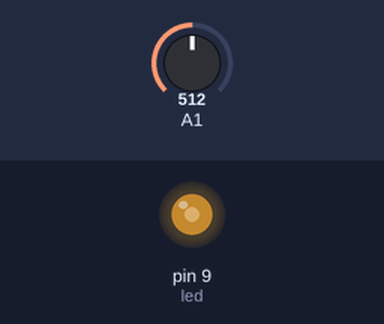
Bench run of a sketch on a simulated Arduino Uno, built with avr-gcc and run on an emulated ATmega328P. Shown: output pins drawn as LEDs (lit = HIGH). The test bench sets the inputs (shaded band); at power-on: A1 = 512.

Above: at 1.2 s.
1.3 s: A1 set to 306
At 1.9 s:
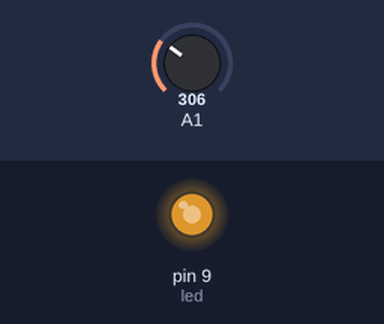
2.8 s: A1 set to 122
At 3.1 s:
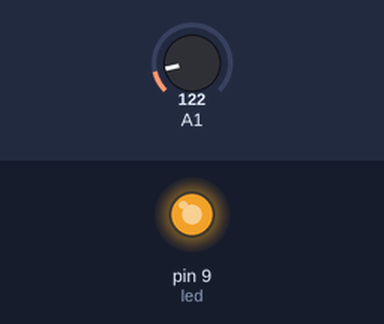
4.3 s: A1 set to 900
At 5.5 s:
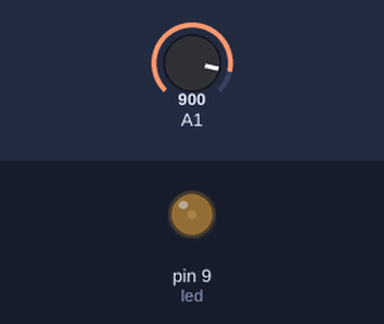
5.8 s: A1 set to 1023
At 6.9 s:
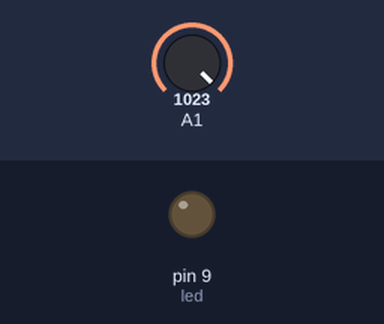
Timing chart, 0 to 8.3 s (numbered marks = the images above; inputs shaded):
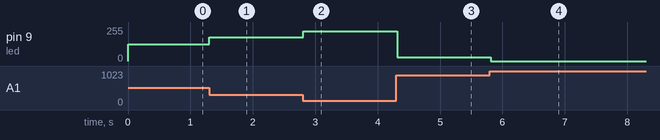

The sketch:

led1_out.ino
```cpp
int led = 9;
void setup() {
  // put your setup code here, to run once:
  pinMode(led, OUTPUT);
}

void loop() {
  // put your main code here, to run repeatedly:
  int ldr = analogRead(A1);
  ldr = (int) ldr / 4;
  analogWrite(led, 255-ldr);
  delay(50);
}
```

Measured:
- after the input at 1.3 s, pin 9 (led): 127/255 → 179/255 at once
- after the input at 2.8 s, pin 9 (led): 179/255 → 225/255 at once
- after the input at 4.3 s, pin 9 (led): 225/255 → 30/255 at once
- after the input at 5.8 s, pin 9 (led): 30/255 → 0/255 at once
